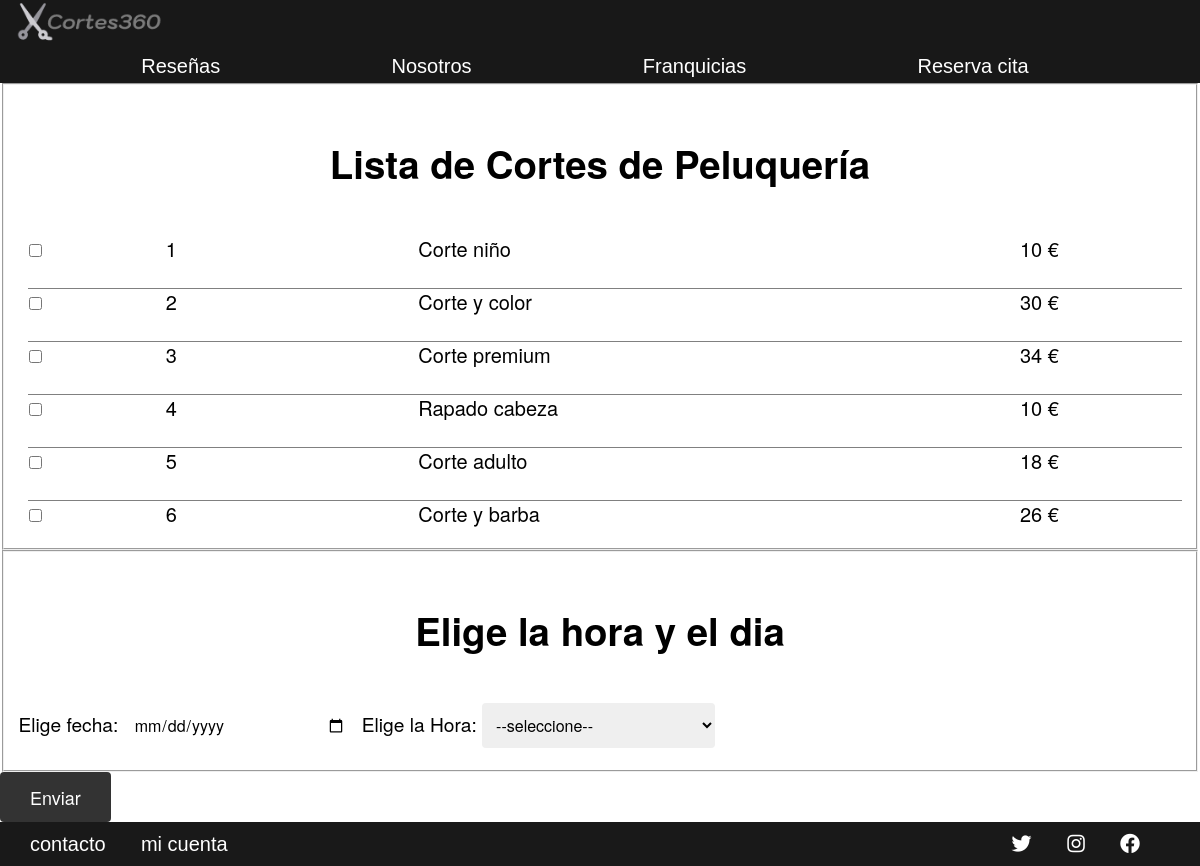
Screenshot of /html/cita.php with the database file from the repository.
### tables this page shows
CREATE TABLE `pelados` (
  `id` bigint NOT NULL AUTO_INCREMENT,
  `nombre` varchar(50) DEFAULT NULL,
  `precio` int DEFAULT NULL,
  PRIMARY KEY (`id`)
);

### clases/gestorCitas.php (called while the page is built, shortened)
<?php
class GestorCitas {
    public function __construct($db) {
        $this->db = $db;
    }
    public function importarDatos() {
        $consulta = 'SELECT * FROM pelados';
        $resultado = mysqli_query($this->db, $consulta);
        return $resultado;
    }
}

### html/cita.php (the view, shortened to what this page needs)
<?php
require '../php/database.php';
require '../clases/gestorCitas.php';
$db = conectarDB();
$gestorCitas = new GestorCitas($db);
$resultado = $gestorCitas->importarDatos();
?>
<!DOCTYPE html>
<html lang="en">
<head>
    <link rel="stylesheet" href="/CORTES360/css/normalize.css">
    <link rel="stylesheet" href="/CORTES360/css/index.css">
    <link rel="stylesheet" href="/CORTES360/css/cita.css">
    <link rel="stylesheet" href="https://cdnjs.cloudflare.com/ajax/libs/font-awesome/5.15.3/css/all.min.css">
</head>
<body>
    <header class="header">
        <div class="contenedor contenido-header">
            <div class="barra">
                <a href="/CORTES360/index.php">
                    <img class="logo" src="/CORTES360/fotos/logo3.png" alt="Logotipo">
                </a>
                <nav class="navegacion">
                    <a href="reseña.php">Reseñas</a>
                    <a href="nosotros.php">Nosotros</a>
                    <a href="franquicias.php">Franquicias</a>
                    <a href="cita.php">Reserva cita</a>
                </nav>
            </div>
        </div>
    </header>
    <main class="contenedor">
        <form action="cita.php" method="POST"
>
<fieldset>
<h1>Lista de Cortes de Peluquería</h1>
        <table class="cortes">
            <tbody>
            <?php while($propiedad = mysqli_fetch_assoc($resultado)):  ?>
                <tr class="columna">
                    <td><input type="checkbox" name="opcion"></td>
                    <td><?php echo $propiedad['id']?></td>
                    <td><?php echo $propiedad['nombre']?></td>
                    <td><?php echo $propiedad['precio']?> €</td>
                </tr>
                <?php  endwhile; ?>
            </tbody>
        </table>
</fieldset>
<fieldset>
<h1>Elige la hora y el dia</h1>
<label for="fecha">Elige fecha:</label>
<input type="date" min="" name="fecha" id="fecha" required>
<label for="hora">Elige la Hora:</label>
<select name="hora" id="hora" required>
<option value="" disabled selected>--seleccione--</option>
</select>
</fieldset>
<button id="boton1"class="enviar">Enviar</button>
</form>
    </main>
    <footer class="footer">
        <div class="barra2">
            <nav class="navegacion1">
                <a href="contacto.php">contacto</a>
                <a href="cuenta.php">mi cuenta</a>
            </nav>
            <nav class="navegacion2">
                <a href=""> <i class="fab fa-twitter"></i> </a>
                <a href=""><i class="fab fa-instagram"></i></a>
                <a href=""><i class="fab fa-facebook"></i></a>
            </nav>
    </footer>
</body>
</html>

### css/index.css (style rules this page uses)
body { font-family: "Helvetica Neue", Helvetica, Arial, sans-serif; font-size: larger; }
.header { background-color: black; opacity: 0.9; padding-bottom: 5px; }
.barra { padding: 0; }
h1 { text-align: center; }
footer { background-color: black; opacity: 0.9; padding: 10px; }
a { color: white; text-decoration: none; margin-right: 30px; font-family: Arial, sans-serif; font-size: 20px; }
.navegacion { display: flex; justify-content: space-evenly; align-items: center; }
.logo { height: 50px; margin: 0px; }
.barra2 { display: flex; flex-direction: row; justify-content: space-between; margin-right: 20px; margin-left: 20px; }

### css/cita.css (style rules this page uses)
h1 { text-align: center; margin: 30px; padding: 20px; }
table { border-collapse: collapse; overflow-x: scroll; display: block; }
tbody { display: block; }
tbody { overflow-y: scroll; overflow-x: hidden; height: 300px; }
tbody tr { display:table; width:100%; box-sizing:border-box; }
td, th { min-width: 100px; height: 50px; overflow: hidden; text-overflow: ellipsis; font-size: 20px; }
.columna { display: grid; grid-template-columns: 10% 20% 50% 30%; margin-left: 10px; column-gap: 20px; border-bottom: solid gray 1px; }
input[type="date"] { padding: 10px; font-size: 16px; border: none; border-radius: 4px; margin-bottom: 10px; width: 20%; box-sizing: border-box; }
select[name="hora"] { padding: 10px; font-size: 16px; border: none; border-radius: 4px; margin-bottom: 10px; width: 20%; box-sizing: border-box; }
button.enviar { padding: 15px 30px; font-size: 18px; background-color: #333; color: #fff; border: none; border-radius: 4px; cursor: pointer; }

### rows the page displays
pelados: id "1", nombre "Corte niño", precio "10"
pelados: id "2", nombre "Corte y color", precio "30"
pelados: id "3", nombre "Corte premium", precio "34"
pelados: id "4", nombre "Rapado cabeza", precio "10"
pelados: id "5", nombre "Corte adulto", precio "18"
pelados: id "6", nombre "Corte y barba", precio "26"
